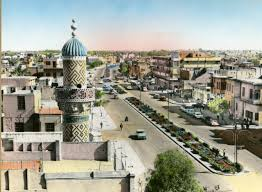
#> input picture images/bagdad.jpg, 262 x 192 px
$ python -i Harris_corner_detector.py   (imports and definitions only)   (older library calls are emulated)
#> lines starting #> are read from the running program, lines starting #| are printed output that depends on the picture
#> further down, picture is the input picture: shape (192, 262, 3); mean B, G, R 147.5, 160.3, 158.8
import numpy as np
from scipy import ndimage
import cv2
import matplotlib.pyplot as plt

def get_grads(img):
	kernel_x = np.array([-1, 0, 1, -2, 0, 2, -1, 0, 1]).reshape(3, 3)
	kernel_y = kernel_x.transpose()
	grad_x = ndimage.convolve(img, kernel_x, mode='constant')
	grad_y = ndimage.convolve(img, kernel_y, mode='constant')
	return grad_x, grad_y

def corner_detector(image, k=0.06, patch_size=3, threshold=0):
	"""
	input parameter: grayscale image
	output: image with corner features and corners [x,y, R]
	"""
#> called with k = 0.06, patch_size = 3, threshold = 0
	#show input grayscale image
	#cv2.imshow('Image', image)

	#calculate image intensity gradients
	# I_x, I_y = np.gradient(image)
	#I_x, I_y = get_grads(image)

	I_x = cv2.Sobel(image,cv2.CV_64F,1,0,ksize=3)
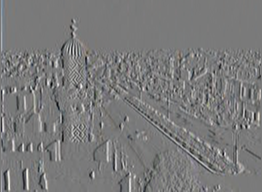
#> I_x: shape (192, 262, 3) float64; mean B, G, R 0.6, 0.2, -0.1; drawn with min black and max white
	I_y = cv2.Sobel(image,cv2.CV_64F,0,1,ksize=3)
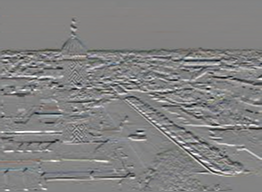
#> I_y: shape (192, 262, 3) float64; mean B, G, R -3, -0.9, 1.1; drawn with min black and max white

	#calculate the matrix elements:
	I_xx = I_x**2
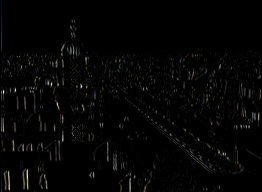
#> I_xx: shape (192, 262, 3) float64; mean B, G, R 16887, 17161.3, 17579.2; drawn with min black and max white
	I_xy = I_x*I_y
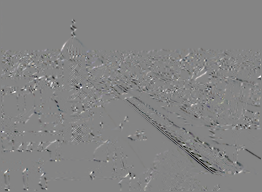
#> I_xy: shape (192, 262, 3) float64; mean B, G, R -1539.4, -1542.8, -1563.6; drawn with min black and max white
	I_yy = I_y**2
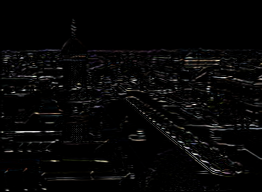
#> I_yy: shape (192, 262, 3) float64; mean B, G, R 23468.7, 23591.5, 24285.9; drawn with min black and max white

	corners = []
	new_img = image.copy()
#> (the run stopped early here; a loop or call above may not have finished)

$ run again, on images/kollen.jpg
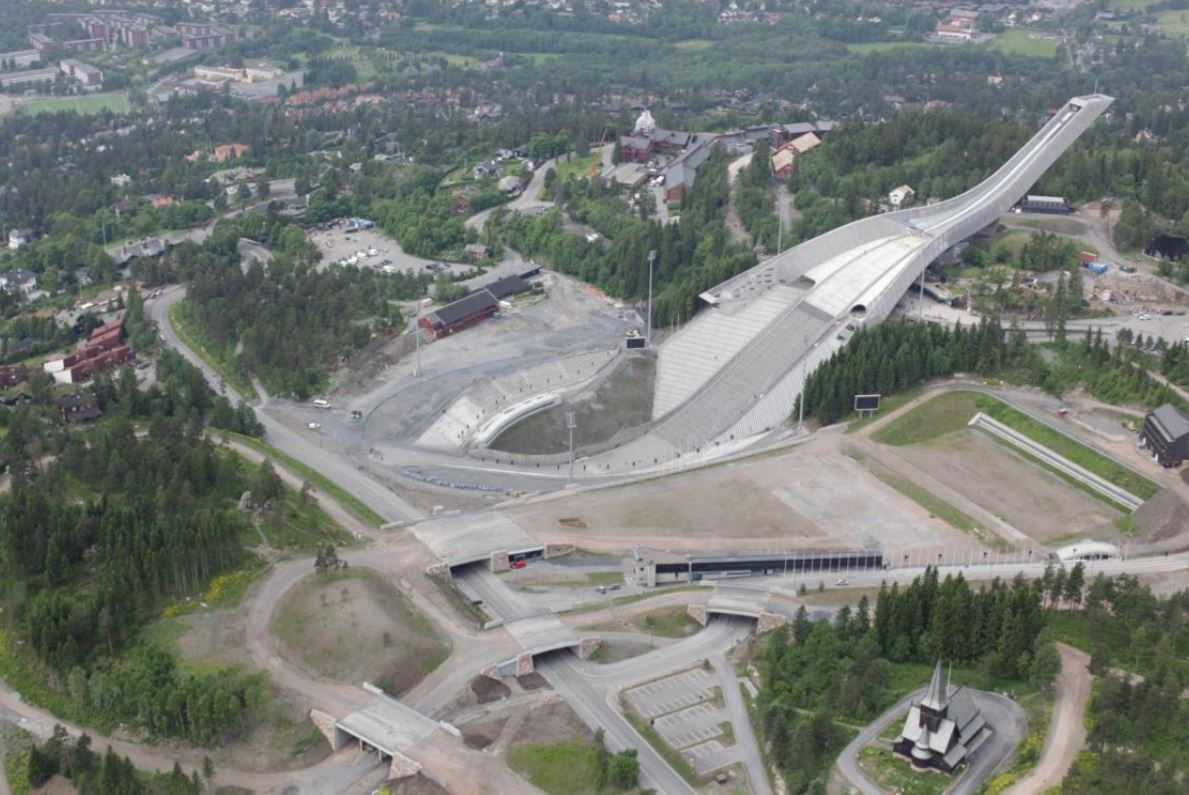
#> input picture images/kollen.jpg, 1189 x 795 px
#> picture is the input picture: shape (795, 1189, 3); mean B, G, R 118.8, 123.4, 119
#> in corner_detector, `I_xx = I_x**2`:
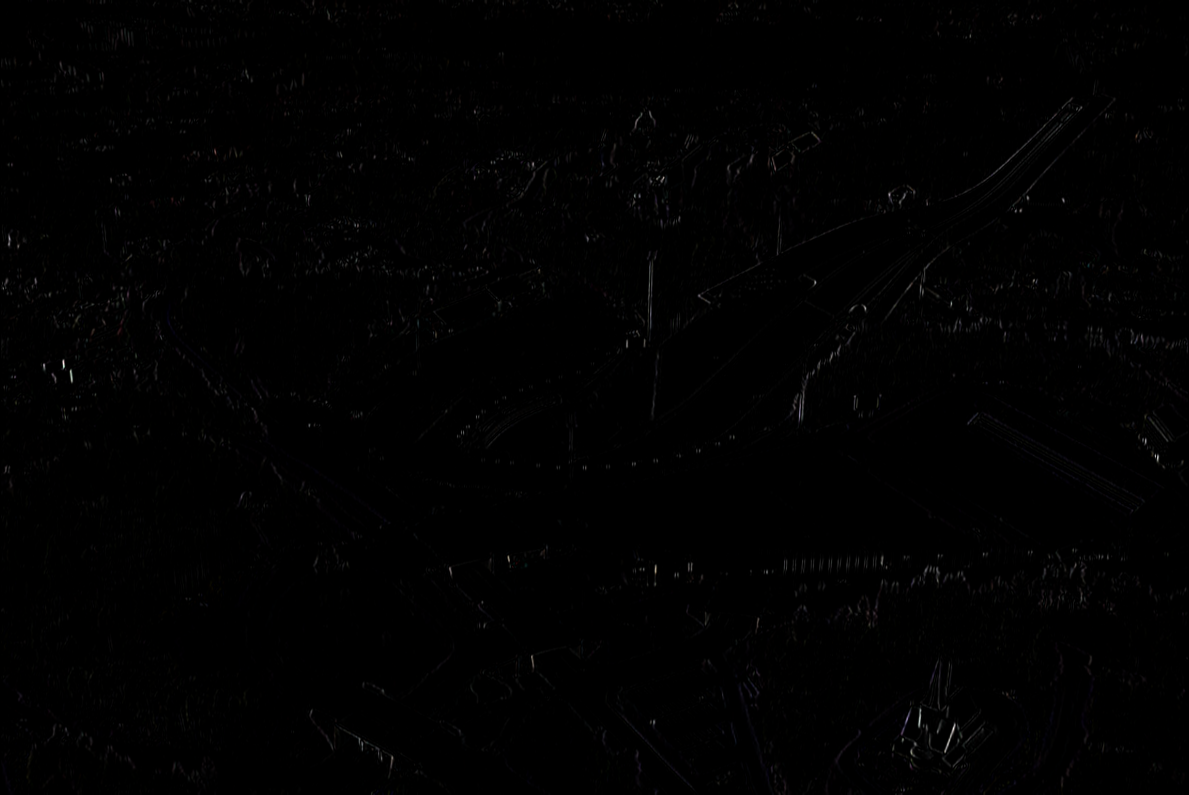
#> I_xx: shape (795, 1189, 3) float64; mean B, G, R 1827.2, 1753.7, 1857.6; drawn with min black and max white
#> in corner_detector, `I_xy = I_x*I_y`:
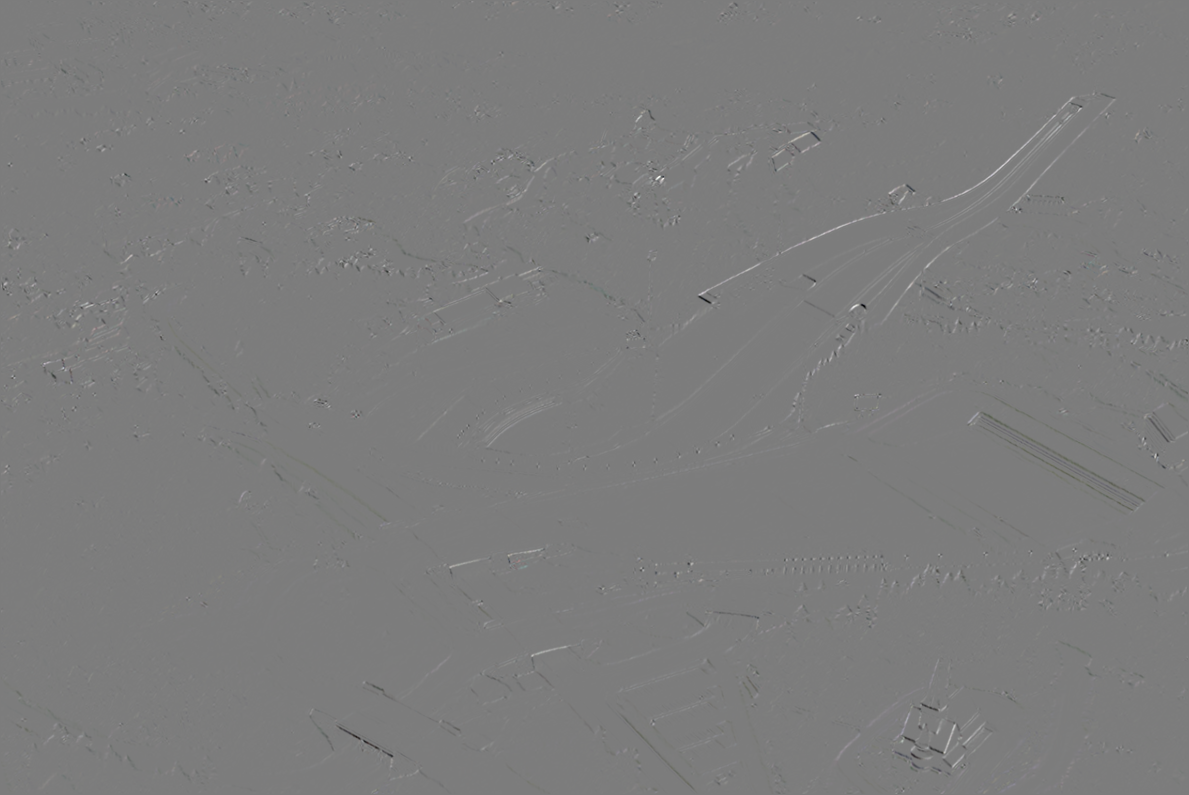
#> I_xy: shape (795, 1189, 3) float64; mean B, G, R 142.6, 175.8, 170.8; drawn with min black and max white

$ run again, on images/office.jpg
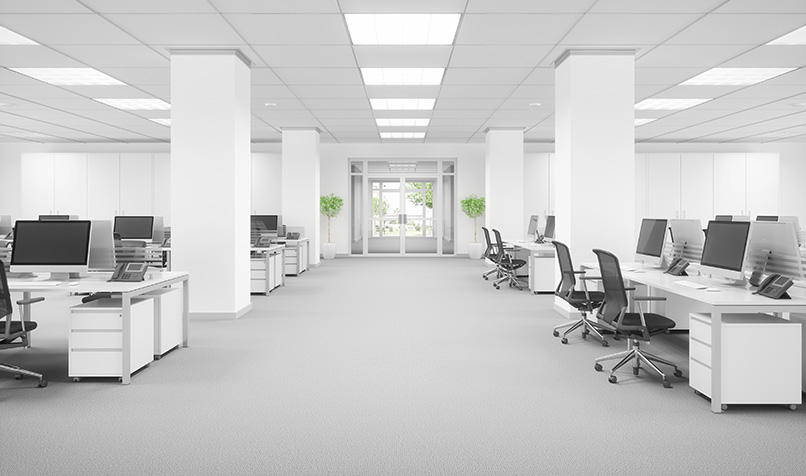
#> input picture images/office.jpg, 806 x 476 px
#> picture is the input picture: shape (476, 806, 3); mean B, G, R 198.6, 198.8, 198.8
#> in corner_detector, `I_y = cv2.Sobel(image,cv2.CV_64F,0,1,ksize=3)`:
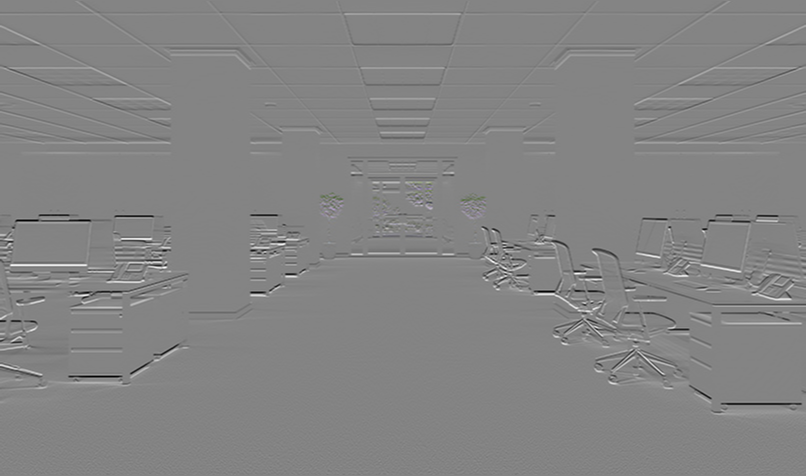
#> I_y: shape (476, 806, 3) float64; mean B, G, R -0.5, -0.5, -0.5; drawn with min black and max white
#> in corner_detector, `I_yy = I_y**2`:
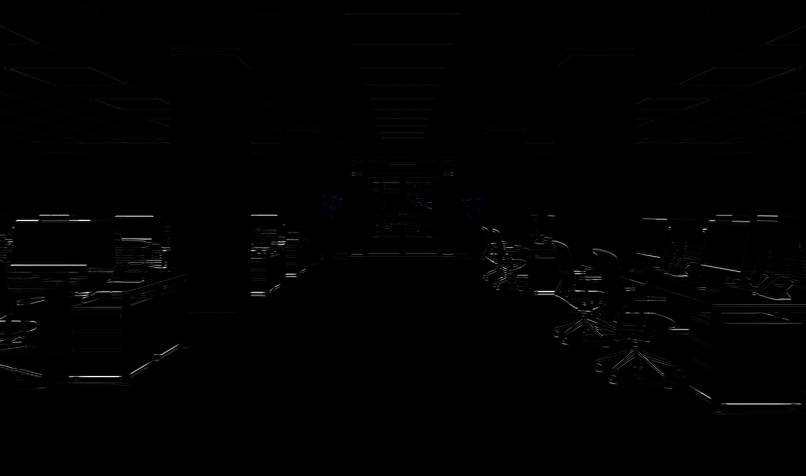
#> I_yy: shape (476, 806, 3) float64; mean B, G, R 5500.7, 5431.5, 5451.9; drawn with min black and max white
